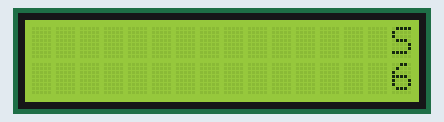
The sketch below on a simulated Arduino Uno, built with avr-gcc and run on an emulated ATmega328P. On the bench: 16×2 character LCD. What the sketch prints to the serial monitor is not drawn.

Above: at 2.81 s.
At 7.03 s:
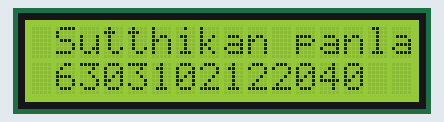
At 11.55 s:
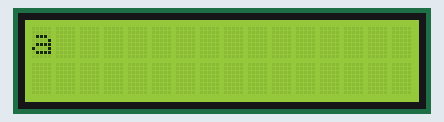
At 21.22 s:
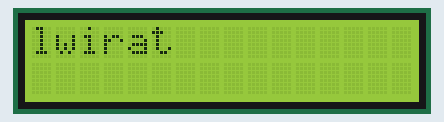
At 30.29 s:
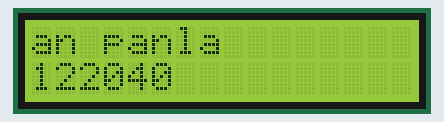
At 39.67 s:
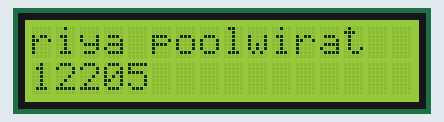

The sketch:

Work2.ino
```cpp
// Author: Armmy2530
// Create Time: 15/12/2022 10:35

#include <LiquidCrystal_I2C.h>

LiquidCrystal_I2C lcd(0x27, 20, 4);
int n_text = 32, count_text = 32,m_text=1;
void setup()//method used to run the code for once
{
  lcd.begin(16, 2);//LCD order
  lcd.init();
  lcd.backlight();
  Serial.begin(115200);
  delay(1000);//delay of 1 second
}

void loop() //used to run the code repeatedly
{
  if (count_text == 32 && m_text ==0) {
    lcd.clear();
    lcd.setCursor(16, 0); //Setting the cursor on LCD
    lcd.print("Prompiriya poolwirat");//prints on LCD
    lcd.setCursor(16, 1); //Setting the cursor on LCD
    lcd.print("63030212205         ");//prints on LCD
    count_text = 0;
    m_text = 1;
  }
  else if (count_text == 37 && m_text == 1) {
    lcd.clear();
    lcd.setCursor(16, 0); //Setting the cursor on LCD
    lcd.print("Sutthikan panla");//prints on LCD
    lcd.setCursor(16, 1); //Setting the cursor on LCD
    lcd.print("6303102122040  ");//prints on LCD
    count_text = 0;
    m_text = 0;
  }
  Serial.println(String(count_text)+"  " +String(m_text));
  lcd.scrollDisplayLeft();//builtin command to scroll left the text
  count_text++;
  delay(300);// delay of 150 msec
}
```
